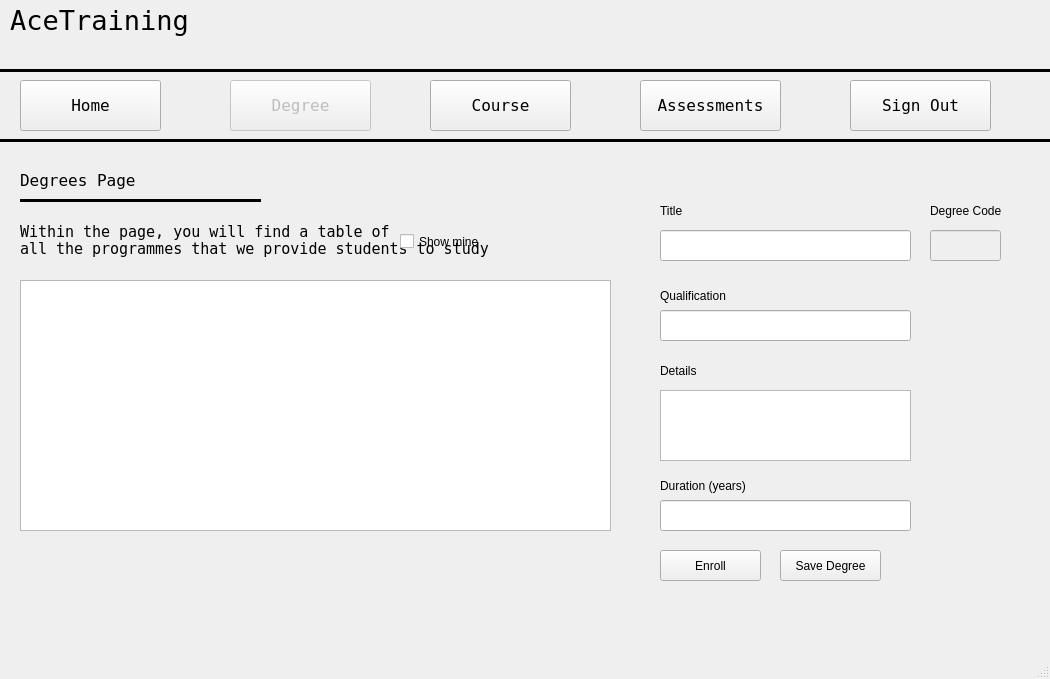
<?xml version="1.0" encoding="UTF-8"?>
<ui version="4.0">
 <class>DegreePage</class>
 <widget class="QMainWindow" name="DegreePage">
  <property name="geometry">
   <rect>
    <x>0</x>
    <y>0</y>
    <width>1050</width>
    <height>679</height>
   </rect>
  </property>
  <property name="windowTitle">
   <string>MainWindow</string>
  </property>
  <widget class="QWidget" name="centralwidget">
   <widget class="Line" name="line">
    <property name="geometry">
     <rect>
      <x>0</x>
      <y>60</y>
      <width>1051</width>
      <height>20</height>
     </rect>
    </property>
    <property name="font">
     <font>
      <pointsize>11</pointsize>
      <weight>75</weight>
      <bold>true</bold>
     </font>
    </property>
    <property name="frameShadow">
     <enum>QFrame::Plain</enum>
    </property>
    <property name="lineWidth">
     <number>3</number>
    </property>
    <property name="orientation">
     <enum>Qt::Horizontal</enum>
    </property>
   </widget>
   <widget class="QLabel" name="DegreePageLabel">
    <property name="geometry">
     <rect>
      <x>20</x>
      <y>160</y>
      <width>211</width>
      <height>41</height>
     </rect>
    </property>
    <property name="font">
     <font>
      <family>Bitstream Vera Sans Mono</family>
      <pointsize>12</pointsize>
     </font>
    </property>
    <property name="text">
     <string>Degrees Page</string>
    </property>
   </widget>
   <widget class="Line" name="line_2">
    <property name="geometry">
     <rect>
      <x>0</x>
      <y>130</y>
      <width>1051</width>
      <height>20</height>
     </rect>
    </property>
    <property name="font">
     <font>
      <pointsize>11</pointsize>
      <weight>75</weight>
      <bold>true</bold>
     </font>
    </property>
    <property name="frameShadow">
     <enum>QFrame::Plain</enum>
    </property>
    <property name="lineWidth">
     <number>3</number>
    </property>
    <property name="orientation">
     <enum>Qt::Horizontal</enum>
    </property>
   </widget>
   <widget class="QLabel" name="AceTrainingLabel">
    <property name="geometry">
     <rect>
      <x>10</x>
      <y>0</y>
      <width>281</width>
      <height>41</height>
     </rect>
    </property>
    <property name="font">
     <font>
      <family>Bitstream Vera Sans Mono</family>
      <pointsize>20</pointsize>
     </font>
    </property>
    <property name="text">
     <string>AceTraining</string>
    </property>
   </widget>
   <widget class="QLabel" name="DegreeMessageLabel">
    <property name="geometry">
     <rect>
      <x>20</x>
      <y>210</y>
      <width>641</width>
      <height>61</height>
     </rect>
    </property>
    <property name="font">
     <font>
      <family>Bitstream Vera Sans Mono</family>
      <pointsize>11</pointsize>
     </font>
    </property>
    <property name="text">
     <string>Within the page, you will find a table of  
all the programmes that we provide students to study</string>
    </property>
   </widget>
   <widget class="Line" name="line_3">
    <property name="geometry">
     <rect>
      <x>20</x>
      <y>190</y>
      <width>241</width>
      <height>20</height>
     </rect>
    </property>
    <property name="font">
     <font>
      <pointsize>11</pointsize>
      <weight>75</weight>
      <bold>true</bold>
     </font>
    </property>
    <property name="frameShadow">
     <enum>QFrame::Plain</enum>
    </property>
    <property name="lineWidth">
     <number>3</number>
    </property>
    <property name="orientation">
     <enum>Qt::Horizontal</enum>
    </property>
   </widget>
   <widget class="QPushButton" name="CoursesButton">
    <property name="geometry">
     <rect>
      <x>430</x>
      <y>80</y>
      <width>141</width>
      <height>51</height>
     </rect>
    </property>
    <property name="font">
     <font>
      <family>Bitstream Vera Sans Mono</family>
      <pointsize>12</pointsize>
     </font>
    </property>
    <property name="text">
     <string>Course</string>
    </property>
   </widget>
   <widget class="QPushButton" name="HomeButton">
    <property name="enabled">
     <bool>true</bool>
    </property>
    <property name="geometry">
     <rect>
      <x>20</x>
      <y>80</y>
      <width>141</width>
      <height>51</height>
     </rect>
    </property>
    <property name="font">
     <font>
      <family>Bitstream Vera Sans Mono</family>
      <pointsize>12</pointsize>
     </font>
    </property>
    <property name="text">
     <string>Home</string>
    </property>
   </widget>
   <widget class="QPushButton" name="AssessmentsButton">
    <property name="geometry">
     <rect>
      <x>640</x>
      <y>80</y>
      <width>141</width>
      <height>51</height>
     </rect>
    </property>
    <property name="font">
     <font>
      <family>Bitstream Vera Sans Mono</family>
      <pointsize>12</pointsize>
     </font>
    </property>
    <property name="text">
     <string>Assessments</string>
    </property>
   </widget>
   <widget class="QPushButton" name="DegreeButton">
    <property name="enabled">
     <bool>false</bool>
    </property>
    <property name="geometry">
     <rect>
      <x>230</x>
      <y>80</y>
      <width>141</width>
      <height>51</height>
     </rect>
    </property>
    <property name="font">
     <font>
      <family>Bitstream Vera Sans Mono</family>
      <pointsize>12</pointsize>
     </font>
    </property>
    <property name="text">
     <string>Degree</string>
    </property>
   </widget>
   <widget class="QPushButton" name="SignOutButton">
    <property name="geometry">
     <rect>
      <x>850</x>
      <y>80</y>
      <width>141</width>
      <height>51</height>
     </rect>
    </property>
    <property name="font">
     <font>
      <family>Bitstream Vera Sans Mono</family>
      <pointsize>12</pointsize>
     </font>
    </property>
    <property name="text">
     <string>Sign Out</string>
    </property>
   </widget>
   <widget class="QListWidget" name="ListDegrees">
    <property name="geometry">
     <rect>
      <x>20</x>
      <y>280</y>
      <width>591</width>
      <height>251</height>
     </rect>
    </property>
   </widget>
   <widget class="QLabel" name="label">
    <property name="geometry">
     <rect>
      <x>660</x>
      <y>200</y>
      <width>201</width>
      <height>21</height>
     </rect>
    </property>
    <property name="text">
     <string>Title</string>
    </property>
   </widget>
   <widget class="QLabel" name="label_2">
    <property name="geometry">
     <rect>
      <x>660</x>
      <y>280</y>
      <width>201</width>
      <height>31</height>
     </rect>
    </property>
    <property name="text">
     <string>Qualification</string>
    </property>
   </widget>
   <widget class="QLabel" name="label_3">
    <property name="geometry">
     <rect>
      <x>660</x>
      <y>350</y>
      <width>201</width>
      <height>41</height>
     </rect>
    </property>
    <property name="text">
     <string>Details</string>
    </property>
   </widget>
   <widget class="QLabel" name="label_4">
    <property name="geometry">
     <rect>
      <x>660</x>
      <y>470</y>
      <width>201</width>
      <height>31</height>
     </rect>
    </property>
    <property name="text">
     <string>Duration (years)</string>
    </property>
   </widget>
   <widget class="QLineEdit" name="TitleBox">
    <property name="geometry">
     <rect>
      <x>660</x>
      <y>230</y>
      <width>251</width>
      <height>31</height>
     </rect>
    </property>
   </widget>
   <widget class="QLineEdit" name="QualificationsBox">
    <property name="geometry">
     <rect>
      <x>660</x>
      <y>310</y>
      <width>251</width>
      <height>31</height>
     </rect>
    </property>
   </widget>
   <widget class="QLineEdit" name="DurationBox">
    <property name="geometry">
     <rect>
      <x>660</x>
      <y>500</y>
      <width>251</width>
      <height>31</height>
     </rect>
    </property>
   </widget>
   <widget class="QTextEdit" name="DetailsBox">
    <property name="geometry">
     <rect>
      <x>660</x>
      <y>390</y>
      <width>251</width>
      <height>71</height>
     </rect>
    </property>
   </widget>
   <widget class="QPushButton" name="viewCoursesBtn">
    <property name="geometry">
     <rect>
      <x>660</x>
      <y>550</y>
      <width>101</width>
      <height>31</height>
     </rect>
    </property>
    <property name="text">
     <string>Enroll</string>
    </property>
   </widget>
   <widget class="QLineEdit" name="idBox">
    <property name="enabled">
     <bool>false</bool>
    </property>
    <property name="geometry">
     <rect>
      <x>930</x>
      <y>230</y>
      <width>71</width>
      <height>31</height>
     </rect>
    </property>
   </widget>
   <widget class="QLabel" name="idLabel">
    <property name="geometry">
     <rect>
      <x>930</x>
      <y>200</y>
      <width>71</width>
      <height>21</height>
     </rect>
    </property>
    <property name="text">
     <string>Degree Code:</string>
    </property>
   </widget>
   <widget class="QPushButton" name="addBtn">
    <property name="geometry">
     <rect>
      <x>780</x>
      <y>550</y>
      <width>101</width>
      <height>31</height>
     </rect>
    </property>
    <property name="acceptDrops">
     <bool>false</bool>
    </property>
    <property name="text">
     <string>Save Degree</string>
    </property>
    <property name="checkable">
     <bool>false</bool>
    </property>
    <property name="flat">
     <bool>false</bool>
    </property>
   </widget>
   <widget class="QCheckBox" name="checkBox">
    <property name="geometry">
     <rect>
      <x>400</x>
      <y>226</y>
      <width>121</width>
      <height>31</height>
     </rect>
    </property>
    <property name="text">
     <string>Show mine</string>
    </property>
   </widget>
  </widget>
  <widget class="QMenuBar" name="menubar">
   <property name="geometry">
    <rect>
     <x>0</x>
     <y>0</y>
     <width>1050</width>
     <height>21</height>
    </rect>
   </property>
  </widget>
  <widget class="QStatusBar" name="statusbar"/>
 </widget>
 <resources/>
 <connections/>
</ui>
